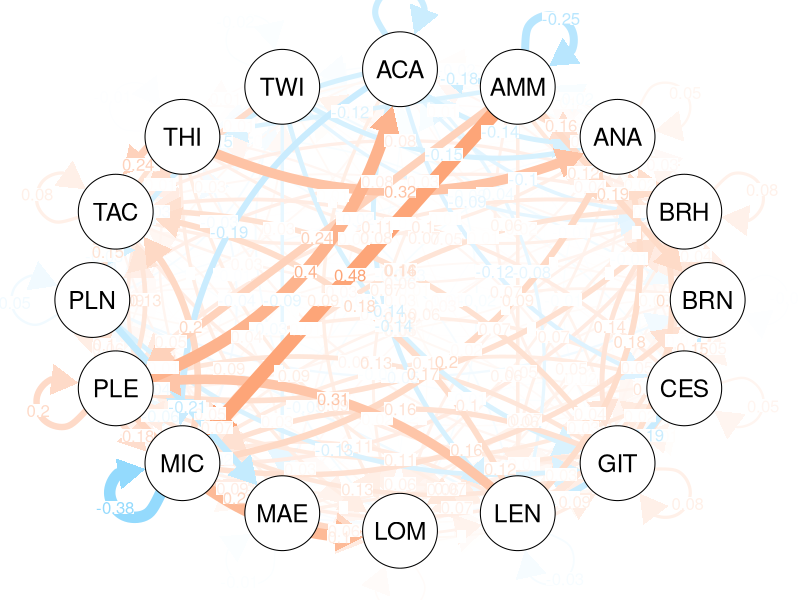
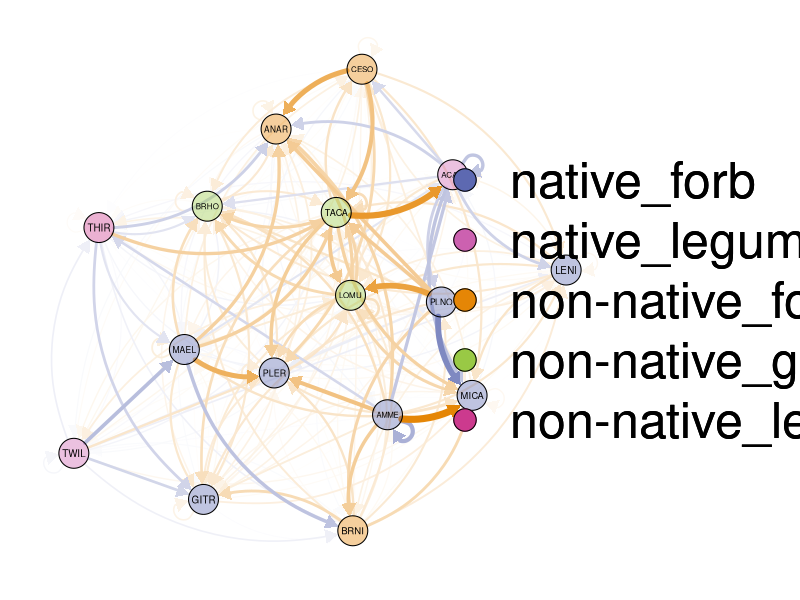
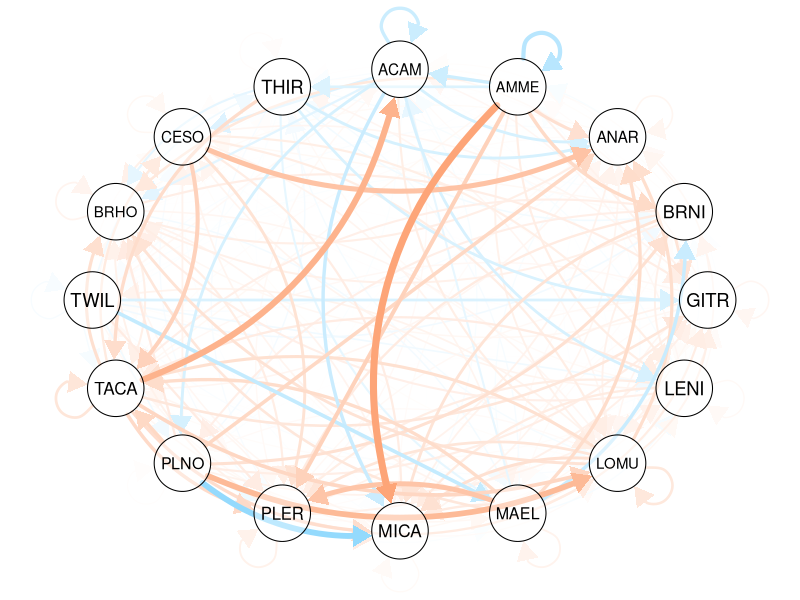
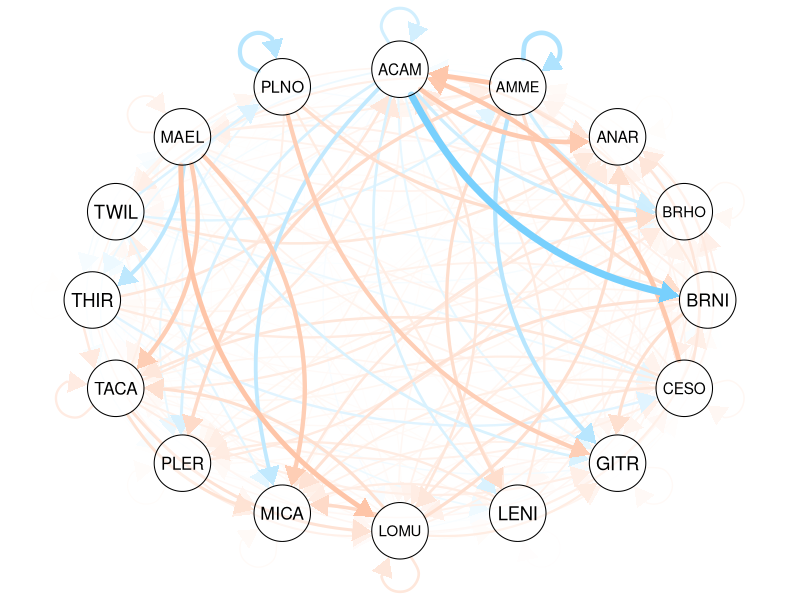
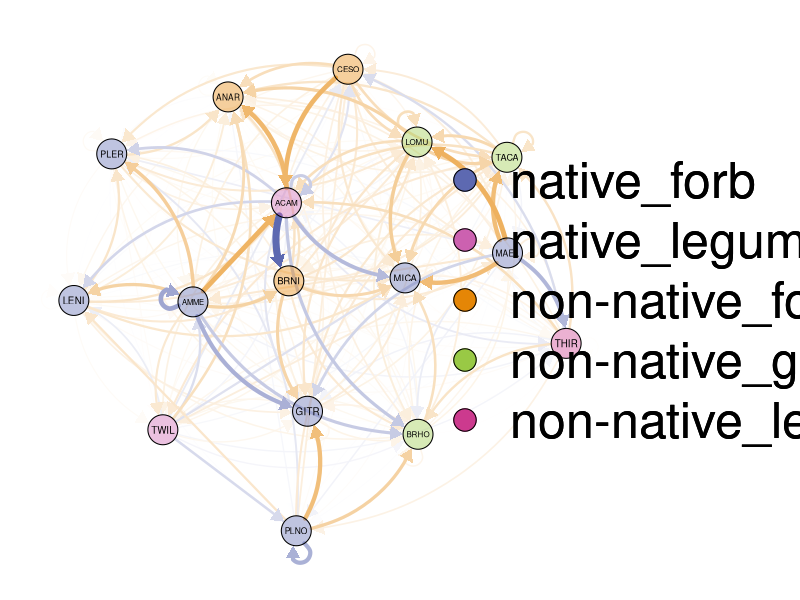

Write the R code that produced these figures, in order. (Note: this script raises an error after producing the figures.)
## Interaction Networks

## Goals: visualize networks in control & drought treatments, relate plant traits to networks somehow, measure network properties

# Set up ###
library(tidyverse)
library(qgraph)
library(igraph)

## read in data
sums.info <- read.csv("data/parameter_summaries_20231218_models.csv")

# Format data ###
## try data format as edgelist
## control data
el.nw.C <- sums.info %>%
  filter(parameter_type != "lambda", treatment == "C") %>%
  select(-mean_parameter, -hdi_lo, -hdi_hi, -treatment, -X) %>% ## keep only median alphas, discard rest of info
  mutate(alpha = toupper(substr(parameter_type, 7, 10))) %>%
  select(alpha, species, median_parameter) %>%
  mutate(species = fct_relevel(species, "ACAM", "TWIL", "THIR", "BRHO", "LOMU", "TACA", "AMME", "GITR", "LENI", "MAEL", "MICA", "PLER", "PLNO", "CESO", "ANAR", "BRNI"))

grpsC <- c("native_legume", "native_forb", "non-native_forb", "non-native_forb", "native_forb", "native_forb", "non-native_grass", "native_forb", "native_forb", "native_forb", "native_forb", "non-native_grass", "native_legume", "non-native_grass", "non-native_forb", "non-native_legume")

png("analyses/explore_interaction_coeff/preliminary_figures/network_C_springlayout.png", width = 2000, height = 1400, units = 'px')

qgraph(el.nw.C, 
       layout = 'spring',
       groups = grpsC,
       negCol = '#5D69B1',   # facilitation = blue
       posCol = '#E58606',
       asize = 4,
       vsize = 4,
       vTrans = 100,
       fade = T,
       trans = 0.5,
       maximum = 0,
       color = c("#5D69B1","#CC61B0", "#E58606", "#99C945","#CC3A8E"),
      # title = "Control",
       GLratio = 4,
       legend.cex = 1.5
      )

dev.off()
#E58606,#5D69B1,#52BCA3,#99C945,#CC61B0,#24796C,#DAA51B,#2F8AC4,#764E9F,#ED645A,#CC3A8E,#A5AA99
## visualize network
png("analyses/explore_interaction_coeff/preliminary_figures/network_C.png", width = 1200, height = 1200, units = 'px')

qgraph(el.nw.C, 
       layout = 'circle',
       negCol = '#78d0fd',   # facilitation = blue
       posCol = '#fda578',
       asize = 6,
       vTrans = 100,
       fade = T,
       trans = 0.5,
       maximum = 0)
dev.off()

## drought data 
el.nw.D <- sums.info %>%
  filter(parameter_type != "lambda", treatment == "D") %>%
  select(-mean_parameter, -hdi_lo, -hdi_hi, -treatment, -X) %>%
  mutate(alpha = toupper(substr(parameter_type, 7, 10))) %>%
  select(alpha, species, median_parameter)

## visualize network
png("analyses/explore_interaction_coeff/preliminary_figures/network_D.png", width = 1200, height = 1200, units = 'px')
qgraph(el.nw.D, 
       layout = 'circle',
       negCol = '#78d0fd',   # facilitation = blue
       posCol = '#fda578',
       asize = 6,
       vTrans = 100,
       fade = T,
       trans = 0.5, maximum = 0)
dev.off()


grpsD <- c("native_legume", "native_forb", "non-native_forb",  "non-native_grass", "non-native_forb", "non-native_forb",  "native_forb", "native_forb", "non-native_grass",  "native_forb", "native_forb", "non-native_grass", "non-native_legume", "native_legume", "native_forb", "native_forb")


png("analyses/explore_interaction_coeff/preliminary_figures/network_D_springlayout.png", width = 2000, height = 1400, units = 'px')

qgraph(el.nw.D, 
       layout = 'spring',
       groups = grpsD,
       negCol = '#5D69B1',   # facilitation = blue
       posCol = '#E58606',
       asize = 4,
       vsize = 4,
       vTrans = 100,
       fade = T,
       trans = 0.5,
       maximum = 0,
       color = c("#5D69B1","#CC61B0", "#E58606", "#99C945","#CC3A8E"),
       # title = "Control",
       GLratio = 4,
       legend.cex = 1.5
)

dev.off()

## might need to set the 'strongest' edge in order to compare between graphs?
## could eventually group nodes by functional group?

# Network metrics ####
## Modularity ####
### cluster_spinglass()

nwC <- graph_from_data_frame(el.nw.C, directed = TRUE)

cluster_spinglass(nwC)

nwD <- graph_from_data_frame(el.nw.D, directed = TRUE)

cluster_spinglass(nwD)

## overall low modularity - 0.25 for both
## not sure if the way I made the igraph object is completely correct
## take this result with a grain of salt










# OLD, DIDN'T WORK ####
nw.matrix.C <- sums.info %>%
  filter(parameter_type != "lambda", treatment == "C") %>%
  select(-mean_parameter, -hdi_lo, -hdi_hi, -treatment, -X) %>%
  pivot_wider(names_from = "species", values_from = "median_parameter") %>%
  mutate(alpha = toupper(substr(parameter_type, 7, 10))) %>%
  select(-parameter_type) %>%
  column_to_rownames("alpha") %>%
  as.matrix()

nw.matrix.C <- replace(nw.matrix.C, is.na(nw.matrix.C), 0)

t<-qgraph(nw.matrix.C,
       layout = 'circle',
       negCol = '#78d0fd',   # facilitation = blue
       posCol = '#fda578',
       asize = 6,
       vsize = 10,
       edge.width = 2,
       fade = T, directed = T,
       diag = T,
       edge.labels = TRUE)

as_edgelist(test2)
## some of the interaction coefficients are just not right on these labels. Don't know why it is not matching up the rownames and colnames?

nw.matrix.D <- sums.info %>%
  filter(parameter_type != "lambda", treatment == "D") %>%
  select(-mean_parameter, -hdi_lo, -hdi_hi, -treatment, -X) %>%
  pivot_wider(names_from = "species", values_from = "median_parameter") %>%
  mutate(alpha = toupper(substr(parameter_type, 7, 10))) %>%
  select(-parameter_type) %>%
  column_to_rownames("alpha") %>%
  as.matrix()

qgraph(nw.matrix.D,
       layout = 'circle',
       negCol = '#78d0fd',   # facilitation = blue
       posCol = '#fda578',
       asize = 6,
       vsize = 10,
       edge.width = 2,
       fade = T, directed = T,
       diag = T, edge.labels = TRUE)



test1 <- unname(nw.matrix.C)
test2 <- graph_from_adjacency_matrix(test1)

E(test2)$weight <- as.numeric(test1[!is.na(test1)])


test <- graph_from_adjacency_matrix(nw.matrix.C)

plot(test, layout = layout.circle, edge.curved=.1)



g <- make_graph(edges = c(1, 2, 1, 5), n = 10, directed = FALSE)
g
plot(g)


g1 <- graph( edges=c(1,2, 2,3, 3, 1), n=3, directed=F ) 

plot(g1)
